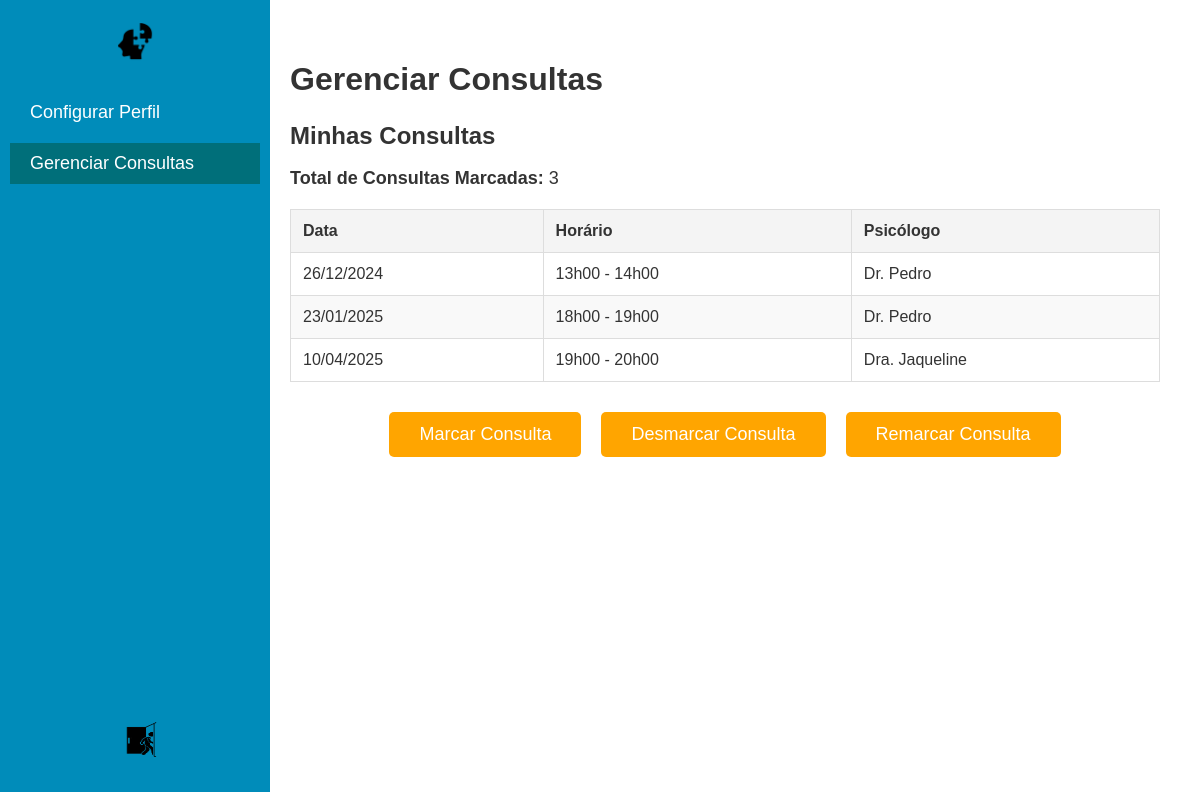
Before: /gerenciar_consultas.html (signed in) with the older database file.
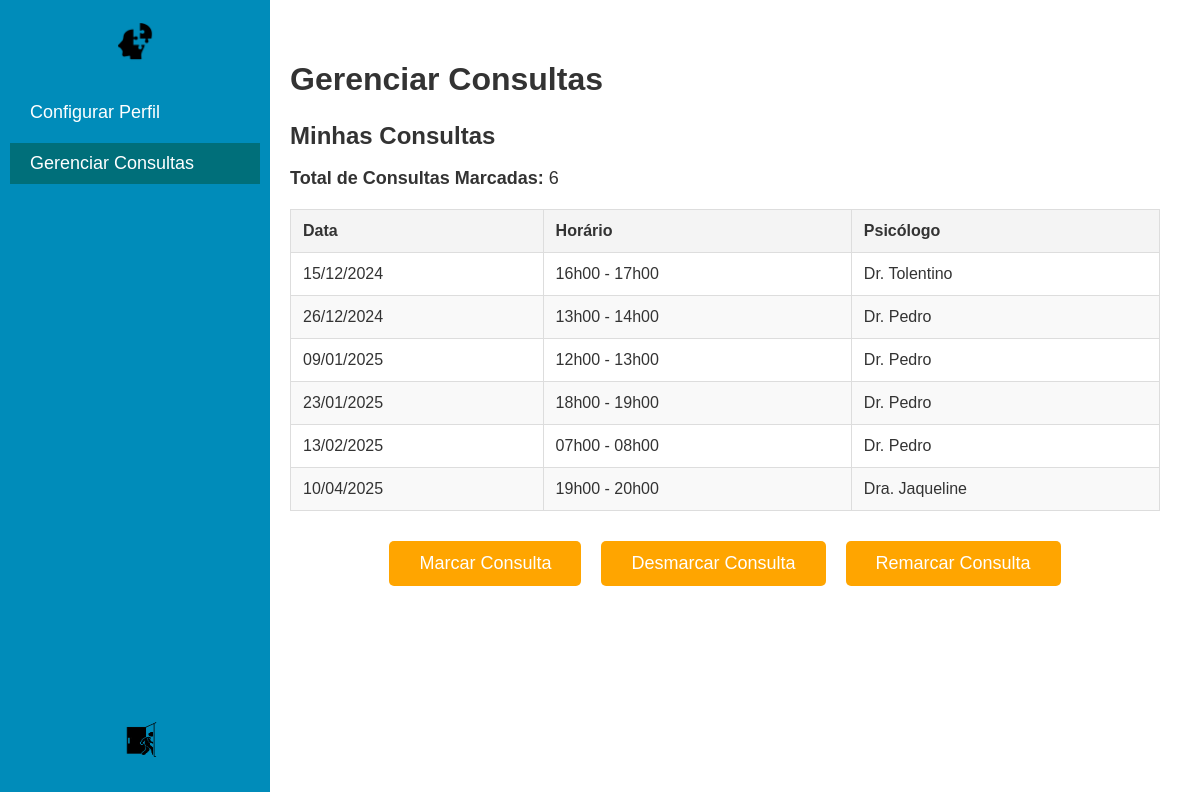
After: the same page with the newer database file.
### usuarios/models.py (models this page shows, shortened)
class Horario(models.Model):
    psicologo = models.ForeignKey(
        Psicologo, on_delete=models.CASCADE, related_name="horarios"
    )
    data = models.DateField()
    hora_inicio = models.CharField(
        max_length=20,
        choices=Hora.choices(),
    )
    hora_fim = models.CharField(
        max_length=20,
        choices=Hora.choices(),
    )
    disponivel = models.BooleanField(default=True)
    paciente = models.ForeignKey(
        Paciente, null=True, blank=True, on_delete=models.SET_NULL, related_name="horarios"
    )

class Usuario(models.Model):
    nome = models.CharField(max_length=100)
    email = models.EmailField(max_length=254)
    telefone = models.CharField(max_length=15)
    senha = models.CharField(max_length=128)  # Alterado para suportar senhas hasheadas
    cpf = models.CharField(max_length=15)

### usuarios/views.py (the view)
# urls.py: path('gerenciar_consultas.html', views.gerenciar_consultas, name='gerenciar_consultas'),  # URL para gerenciar consultas
def gerenciar_consultas(request):
    user_id = request.session['usuario_id']
    try:
        usuario = Usuario.objects.get(id=user_id)
    except Usuario.DoesNotExist:
        return redirect('login')
    paciente = get_object_or_404(Paciente, id=user_id)
    consultas = []  # Substituir por consultas reais do banco de dados
    consultas = Horario.objects.filter(paciente=paciente).order_by('data', 'hora_inicio')
    return render(request, 'usuarios/gerenciar_consultas.html', {"consultas": consultas})

### usuarios/templates/usuarios/gerenciar_consultas.html (shortened to what this page needs)
<!DOCTYPE html>
<html lang="pt-br">
<head>
    {% load static %}
    <link rel="stylesheet" href="{% static 'css/gerenciar_consultas.css' %}">
</head>
<body>
    <div class="sidebar" id="sidebar">
        <div class="logo">
            <a href="{% url 'dashboard' %}">
                <img src="{% static 'images/logo.png' %}" alt="Logo" />
            </a>
        </div>
        <div class="sidebar-links">
            <a href="{% url 'configurar_perfil' %}">Configurar Perfil</a>
            <a href="{% url 'gerenciar_consultas' %}" class="active">Gerenciar Consultas</a>
        </div>
        <div class="logout-btn">
            <a href="{% url 'logout' %}">
                <img src="{% static 'images/sair.png' %}" alt="Sair">
            </a>
        </div>
    </div>
    <div class="main-content">
        <h1>Gerenciar Consultas</h1>
        {% if consultas %}
        <div class="consultas-info">
            <h3>Minhas Consultas</h3>
            <p><strong>Total de Consultas Marcadas:</strong> {{ consultas|length }}</p>
            <table class="consultas-table">
                <thead>
                    <tr>
                        <th>Data</th>
                        <th>Horário</th>
                        <th>Psicólogo</th>
                    </tr>
                </thead>
                <tbody>
                    {% for consulta in consultas %}
                    <tr>
                        <td>{{ consulta.data|date:"d/m/Y" }}</td>
                        <td>{{ consulta.hora_inicio}} - {{ consulta.hora_fim}}</td>
                        <td>{{ consulta.psicologo.nome }}</td>
                    </tr>
                    {% endfor %}
                </tbody>
            </table>
        </div>
        {% else %}
        <p>Você ainda não possui consultas marcadas.</p>
        {% endif %}
        <div class="action-buttons">
            <form method="POST" action="{% url 'marcar_consulta' %}">
                <button type="submit" class="btn-orange">Marcar Consulta</button>
            </form>
            <button class="btn-orange">Desmarcar Consulta</button>
            <button class="btn-orange">Remarcar Consulta</button>
        </div>
    </div>
</body>
</html>

Changed rows visible on the page:
added Horario: data "15/12/2024", hora_inicio "16h00", hora_fim "17h00", psicologo.nome "Dr. Tolentino"
now on this page (row edited): Horario: data "09/01/2025", hora_inicio "12h00", hora_fim "13h00", psicologo.nome "Dr. Pedro"
now on this page (row edited): Horario: data "13/02/2025", hora_inicio "07h00", hora_fim "08h00", psicologo.nome "Dr. Pedro"
Other visible differences:
{{ consultas|length }}: "3" → "6"
